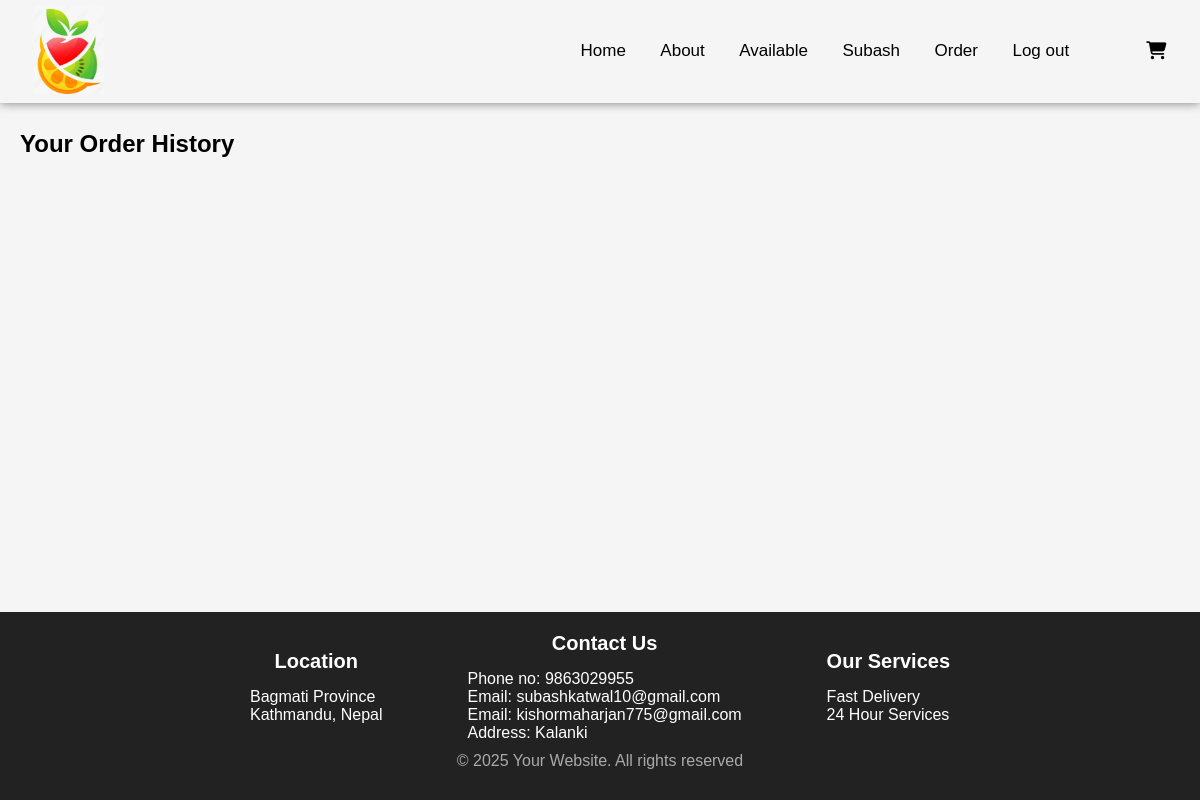
/order/ (signed in), run on an earlier commit of the app's database.
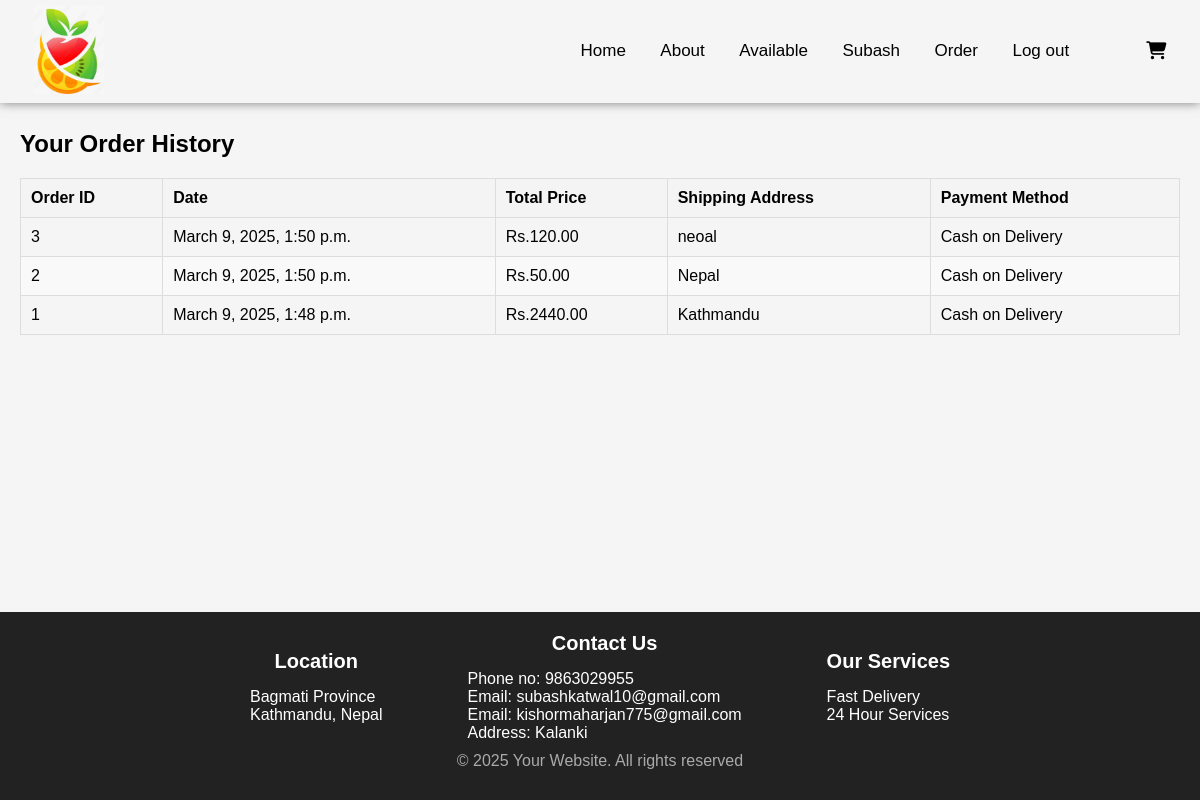
And on a later commit of the database.
### project/models.py (models this page shows, shortened)
class Order(models.Model):
    user = models.ForeignKey(User, on_delete=models.CASCADE, related_name='orders')
    cart = models.ForeignKey(Cart, on_delete=models.CASCADE, related_name='orders')
    shipping_address = models.TextField()
    payment_method = models.CharField(max_length=50)
    created_at = models.DateTimeField(auto_now_add=True)
    total_price = models.DecimalField(max_digits=10, decimal_places=2, default=0)

### project/views.py (the view)
# urls.py: path('order/', views.order_history, name="order"),
@login_required
def order_history(request):
    orders = Order.objects.filter(user=request.user).order_by('-created_at')  # Order by most recent
    return render(request, 'order.html', {'orders': orders})

### project/templates/order.html
{% extends 'main.html' %}
{% load static %}
{% block extra_css %}
<link rel="stylesheet" href="{% static 'css/order.css' %}">
{% endblock %}
{% block content %}
        <div class="order-history-container" style="margin-top: 110px;">
            <h2>Your Order History</h2>
            {% if orders %}
            <table class="order-history-table">
                <thead>
                    <tr>
                        <th>Order ID</th>
                        <th>Date</th>
                        <th>Total Price</th>
                        <th>Shipping Address</th>
                        <th>Payment Method</th>
                    </tr>
                </thead>
                <tbody>
                    {% for order in orders %}
                    <tr>
                        <td>{{ order.id }}</td>
                        <td>{{ order.created_at }}</td>
                        <td>Rs.{{ order.total_price }}</td>
                        <td>{{ order.shipping_address }}</td>
                        <td>{{ order.payment_method }}</td>
                    </tr>
                    {% endfor %}
                </tbody>
            </table>
            {% else %}
            <p>You haven't placed any orders yet.</p>
            {% endif %}
        </div>
    </section>
    {% endblock %}

What changed in the data, as far as the page shows it:
added Order: id "3", created_at "March 9, 2025, 1:50 p.m.", total_price "120.00", shipping_address "neoal", payment_method "Cash on Delivery"
added Order: id "2", created_at "March 9, 2025, 1:50 p.m.", total_price "50.00", shipping_address "Nepal", payment_method "Cash on Delivery"
added Order: id "1", created_at "March 9, 2025, 1:48 p.m.", total_price "2440.00", shipping_address "Kathmandu", payment_method "Cash on Delivery"
Also different on the page:
text now shown: "Order ID Date Total Price Shipping Address Payment Method"
